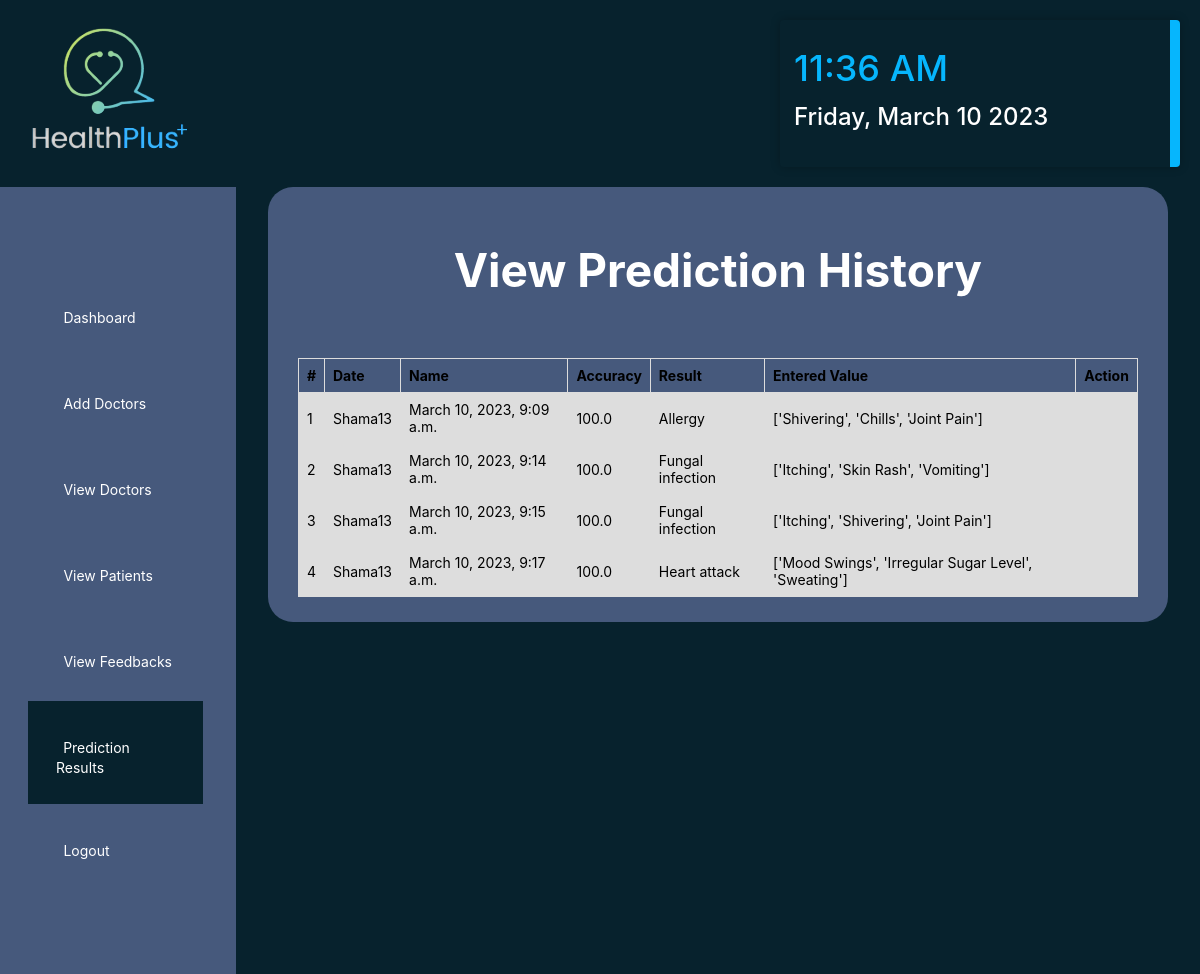
The page /admin_view_prediction (signed in) on the database its author committed.
### healthApp/models.py (models this page shows, shortened)
class PredictionData(models.Model):
    patient = models.ForeignKey(Patient, on_delete=models.CASCADE, null=True)
    prediction_accuracy = models.CharField(max_length=100,null=True,blank=True)
    result = models.CharField(max_length=100,null=True,blank=True)
    values_list = models.CharField(max_length=100,null=True,blank=True)
    predict_for = models.CharField(max_length=100,null=True,blank=True)
    created = models.DateTimeField(auto_now=True,null=True)

class Patient(models.Model):
    user = models.OneToOneField(User, on_delete=models.CASCADE, null=True)
    contact = models.CharField(max_length=100, null=True)
    dob = models.DateField(null=True)
    address = models.CharField(max_length=100, null=True)
    image = models.ImageField(upload_to='media/', null=True, blank=True)
    def __str__(self):
        return self.user.username

### healthApp/views.py (the view)
# urls.py: path('admin_view_prediction', views.AdminViewPredictionResultsPage,
@login_required(login_url="login")
def AdminViewPredictionResultsPage(request):
    prediction_data = PredictionData.objects.all()
    prediction_data_dict = {'prediction_data': prediction_data}
    return render(request, 'Admin_ViewPredictionResult.html',prediction_data_dict)

### templates/Admin_ViewPredictionResult.html (shortened to what this page needs)
<!DOCTYPE html>
<html lang="en">
    {% load static %}
    <head>
        <link rel="stylesheet" href="{% static 'css/styles.css' %}" type="text/css" media="all">
        <link rel="stylesheet" href="https://unicons.iconscout.com/release/v4.0.0/css/line.css">
        <link rel="stylesheet" href="https://cdnjs.cloudflare.com/ajax/libs/font-awesome/6.0.0-beta3/css/all.min.css"
 />
        <link rel="stylesheet" type="text/css" href="https://cdn.datatables.net/v/dt/jszip-2.5.0/dt-1.13.2/b-2.3.4/b-html5-2.3.4/b-print-2.3.4/datatables.min.css"/>
    </head>
    <body>
        <header class="row">
            <a href="{% url 'welcome' %}">
                <img src="{% static 'Images/Logo.png' %}" alt="">
            </a>
            <div class="dateTime">
                <div class="time"></div>
                <div class="date"></div>
            </div>
        </header>
        <div class="wrapper">
            <div class="sidebar">
                <ul>
                    <li><a href="{% url 'admin_dashboard' %}">
                            Dashboard</a></a></li>
                    <li><a href="{% url 'admin_add_doctor' %}"></i>Add Doctors</a></li>
                    <li><a href="{% url 'admin_view_doctor' %}"></i>View Doctors</a></li>
                    <li><a href="{% url 'admin_view_patient' %}"></i>View Patients</a></li>
                    <li><a href="{% url 'admin_view_feedback' %}">View Feedbacks</a>
                    </li>
                    <li class="is-active"><a href="{% url 'admin_view_prediction' %}">Prediction Results</a>
                    </li>
                    <li><a href="{% url 'logout_user' %}">Logout</a></li>
                </ul>
            </div>
            <div class="historyContainer">
                <h1>
                    View Prediction History
                </h1>
                <div class="table-responsive">
                    <table id="myTable">
                        <thead>
                            <tr>
                                <th>#</th>
                                <th>Date</th>
                                <th>Name</th>
                                <th>Accuracy</th>
                                <th>Result</th>
                                <th>Entered Value</th>
                                <th>Action</th>
                            </tr>
                        </thead>
                        <tbody>
                            {% for i in prediction_data%}
                            <tr>
                                <td>{{forloop.counter}}</td>
                                <td>{{i.patient}}</td>
                                <td>{{i.created}}</td>
                                <td>{{i.prediction_accuracy}}</td>
                                <td>{{i.result}}</td>
                                <td>{{i.values_list}}</td>
                                <td>
                                </td>
                            </tr>
                            {% endfor %}
                        </tbody>
                    </table>
                </div>
            </div>
        </div>
    </body>
</html>

### healthApp/static/CSS/Styles.css (style rules this page uses)
* { margin: 0; padding: 0; -webkit-box-sizing: border-box; box-sizing: border-box; list-style: none; font-family: "Inter", sans-serif; font-size: 14px; }
body { overflow-x: hidden; background: #07222d; }
.row { padding: 20px; max-width: 1900px; margin: 0 auto; display: grid; grid-template-columns: 1fr 21fr 1fr 2fr; justify-items: center; }
.dateTime { font-size: 12px; padding: 14px; color: #ffffff; background: #07222d; box-shadow: 0 0 10px rgba(0, 0, 0, 0.25); border-radius: 4px; border-right: 10px #06b6fd solid; width: 400px; font-weight: 500; font-family: "Inter", sans-serif; }
.time { font-size: 3em; color: #06b6fd; margin-top: 12px; }
.date { margin-top: 12px; font-size: 2em; }
.wrapper { display: flex; position: relative; }
.wrapper .sidebar { flex: -1 -1 0; max-width: 300px; padding: 6rem 3rem; background-color: #46597c; }
.wrapper .sidebar ul li { margin: 0 -1rem; }
.wrapper .sidebar ul li a { display: block; padding: 2em; color: #ffffff; text-decoration: none; transition: 0.2s linear; }
.wrapper .sidebar ul li:hover, .wrapper .sidebar ul li.is-active { background: #07222d; border-right: 5px solid #46597c; }
.table-responsive { overflow-x: scroll; overflow-y: hidden; }
.historyContainer { margin: 0 auto; max-width: 900px; width: 100%; padding: 25px 30px; border-radius: 25px; background: #46597c; height: 50%; }
.PredictionContainer > h1, .historyContainer > h1 { font-size: 46px; margin: 30px; text-align: center; color: #ffffff; }
table { border-collapse: collapse; width: 100%; margin-top: 30px; }
td, th { border: 1px solid #dddddd; text-align: left; padding: 8px; }
td { background-color: #dddddd; }

### rows shown on the page
PredictionData: patient "Shama13", created "March 10, 2023, 9:09 a.m.", prediction_accuracy "100.0", result "Allergy", values_list "['Shivering', 'Chills', 'Joint Pain']"
PredictionData: patient "Shama13", created "March 10, 2023, 9:14 a.m.", prediction_accuracy "100.0", result "Fungal infection", values_list "['Itching', 'Skin Rash', 'Vomiting']"
PredictionData: patient "Shama13", created "March 10, 2023, 9:15 a.m.", prediction_accuracy "100.0", result "Fungal infection", values_list "['Itching', 'Shivering', 'Joint Pain']"
PredictionData: patient "Shama13", created "March 10, 2023, 9:17 a.m.", prediction_accuracy "100.0", result "Heart attack", values_list "['Mood Swings', 'Irregular Sugar Level', 'Sweating']"
